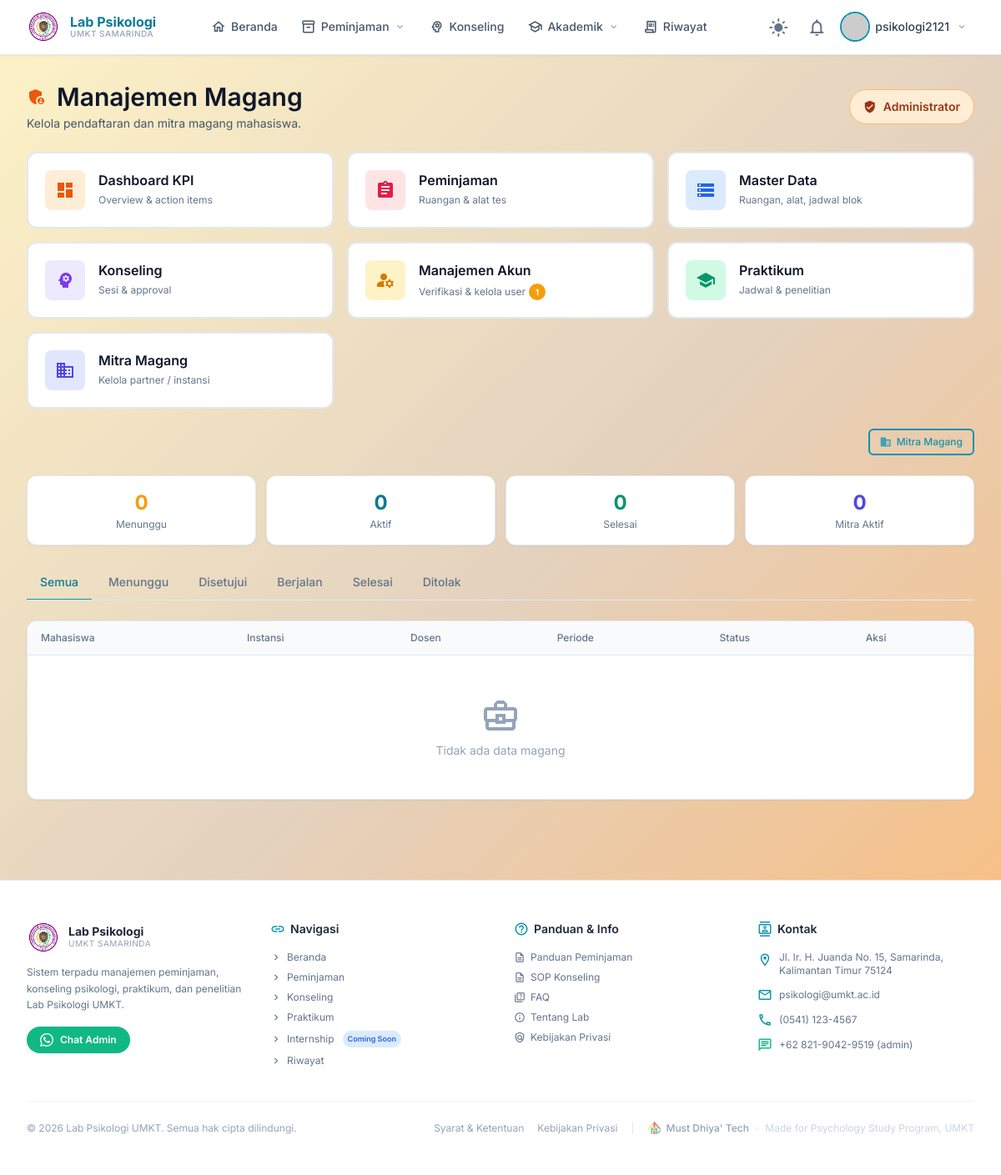
/admin-panel/internship/ (signed in), run on an earlier commit of the app's database.
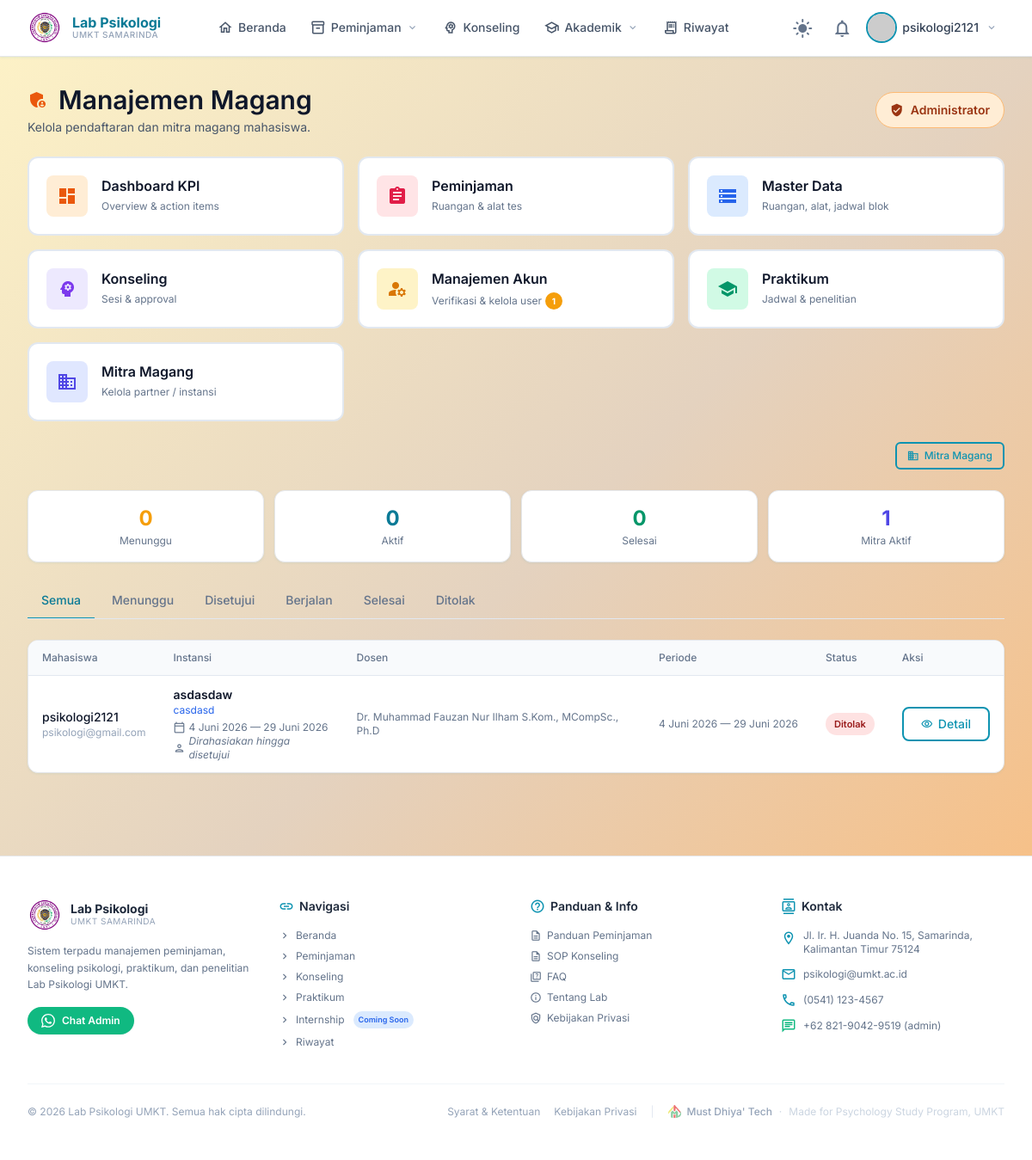
And on a later commit of the database.
### internship/models.py (models this page shows, shortened)
class InternshipRequest(TimeStampedModel):
    STATUS_CHOICES = (
        ('pending', 'Menunggu'),
        ('approved', 'Disetujui'),
        ('ongoing', 'Berjalan'),
        ('completed', 'Selesai'),
        ('rejected', 'Ditolak'),
    )
    student = models.ForeignKey(
        User,
        on_delete=models.CASCADE,
        related_name='internship_requests',
        verbose_name='Mahasiswa'
    )
    partner = models.ForeignKey(
        InternshipPartner,
        on_delete=models.SET_NULL,
        null=True, blank=True,
        verbose_name='Mitra Magang'
    )
    partner_name = models.CharField(max_length=200, blank=True, verbose_name='Nama Instansi')
    partner_address = models.TextField(blank=True, verbose_name='Alamat Instansi')
    partner_field = models.CharField(max_length=100, blank=True, verbose_name='Bidang Magang')
    supervisor_name = models.CharField(max_length=150, verbose_name='Supervisor Lapangan')
    supervisor_phone = models.CharField(max_length=20, verbose_name='No. HP Supervisor')
    start_date = models.DateField(verbose_name='Tanggal Mulai')
    end_date = models.DateField(verbose_name='Tanggal Selesai')
    total_days = models.PositiveIntegerField(default=0, verbose_name='Total Hari Magang')
    lecturer = models.ForeignKey(
        Lecturer,
        on_delete=models.SET_NULL,
        null=True,
        blank=True,
        related_name='internships',
        verbose_name='Dosen Pembimbing'
    )
    status = models.CharField(max_length=20, choices=STATUS_CHOICES, default='pending')
    approved_by = models.ForeignKey(
        User,
        on_delete=models.SET_NULL,
        null=True, blank=True,
        related_name='approved_internships'
    )
    approved_at = models.DateTimeField(null=True, blank=True)
    intro_letter = models.FileField(
        upload_to='internship/docs/',
        blank=True, null=True,
        verbose_name='Surat Pengantar'
    )
    final_report = models.FileField(
        upload_to='internship/reports/',
        blank=True, null=True,
        verbose_name='Laporan Akhir'
    )
    assessment = models.FileField(
        upload_to='internship/assessments/',
        blank=True, null=True,
        verbose_name='Penilaian Supervisor'
    )
    class Meta:
        ordering = ['-created_at']
        verbose_name = 'Pendaftaran Magang'
        verbose_name_plural = 'Pendaftaran Magang'

### accounts/models.py (models this page shows, shortened)
class User(AbstractUser):
    ROLE_CHOICES = (
        ('mahasiswa', 'Mahasiswa'),
        ('dosen', 'Dosen'),
        ('laboran', 'Laboran/Admin'),
        ('eksternal', 'Eksternal'),
    )
    USER_TYPE_CHOICES = (
        ('umkt', 'UMKT'),
        ('non_umkt', 'Non-UMKT / Umum'),
    )
    rejection_reason = models.TextField(
        blank=True, null=True,
        verbose_name='Alasan Penolakan'
    )
    rejected_at = models.DateTimeField(blank=True, null=True)
    rejected_by = models.ForeignKey(
        'self',
        on_delete=models.SET_NULL,
        null=True, blank=True,
        related_name='rejected_users',
        verbose_name='Ditolak oleh'
    )
    email = models.EmailField(_('email address'), unique=True)
    role = models.CharField(max_length=20, choices=ROLE_CHOICES, default='mahasiswa')
    user_type = models.CharField(max_length=10, choices=USER_TYPE_CHOICES, default='umkt')
    nim_nip = models.CharField(max_length=20, blank=True, null=True, verbose_name='NIM/NIP')
    prodi = models.CharField(max_length=100, blank=True, null=True, verbose_name='Program Studi')
    angkatan = models.PositiveSmallIntegerField(blank=True, null=True, verbose_name='Angkatan')
    instansi = models.CharField(max_length=200, blank=True, null=True)
    phone = models.CharField(max_length=20, blank=True, null=True)
    avatar = models.ImageField(upload_to='avatars/', blank=True, null=True)
    ktm_photo = models.ImageField(upload_to='ktm/', blank=True, null=True, verbose_name='Foto KTM/KTP')
    is_verified = models.BooleanField(default=False)
    verified_at = models.DateTimeField(blank=True, null=True)
    verified_by = models.ForeignKey(
        'self',
        on_delete=models.SET_NULL,
        null=True, blank=True,
        related_name='verified_users',
        verbose_name='Diverifikasi oleh'
    )
    created_at = models.DateTimeField(auto_now_add=True)
    updated_at = models.DateTimeField(auto_now=True)
    USERNAME_FIELD = 'email'
    REQUIRED_FIELDS = ['username', 'first_name', 'last_name']
    class Meta:
        ordering = ['-created_at']
        verbose_name = 'User'
        verbose_name_plural = 'Users'
    def get_full_name(self):
        return f"{self.first_name} {self.last_name}".strip() or self.username
    @property
    def is_umkt(self):
        return self.user_type == 'umkt'

### research/models.py (models this page shows, shortened)
class Lecturer(TimeStampedModel):
    FOCUS_CHOICES = (
        ('klinis',       'Psikologi Klinis'),
        ('perkembangan', 'Psikologi Perkembangan'),
        ('sosial',       'Psikologi Sosial'),
        ('industri',     'Psikologi Industri & Organisasi'),
        ('agama',   'Psikologi Islam'),
        ('pendidikan',   'Psikologi Pendidikan'),
        ('umum',         'Umum'),
    )
    name         = models.CharField(max_length=200, verbose_name='Nama Dosen')
    nip          = models.CharField(max_length=50, blank=True, null=True, verbose_name='NIP')
    focus        = models.CharField(max_length=20, choices=FOCUS_CHOICES, verbose_name='Bidang Fokus')
    email        = models.EmailField(blank=True, null=True)
    phone        = models.CharField(max_length=20, blank=True, null=True)
    photo        = models.ImageField(upload_to='lecturers/', blank=True, null=True)
    bio          = models.TextField(blank=True, null=True, verbose_name='Deskripsi Singkat')
    is_active    = models.BooleanField(default=True)
    class Meta:
        ordering = ['focus', 'name']
        verbose_name = 'Dosen'
        verbose_name_plural = 'Dosen'

### internship/admin_views.py (the view)
# urls.py: path('',                            admin_views.InternshipAdminListView.as_view(),   name='admin-internship-list'),
class InternshipAdminListView(AdminRequiredMixin, View):
    def get(self, request):
        status_filter = request.GET.get('status', 'all')
        qs = InternshipRequest.objects.select_related(
            'student', 'lecturer', 'partner'
        ).order_by('-created_at')
        if status_filter != 'all':
            qs = qs.filter(status=status_filter)
        ctx = {
            'internship_list': qs,
            'status_filter':   status_filter,
            'status_tabs': [
                ('all', 'Semua'), ('pending', 'Menunggu'),
                ('approved', 'Disetujui'), ('ongoing', 'Berjalan'),
                ('completed', 'Selesai'), ('rejected', 'Ditolak'),
            ],
            'internship_stats': {
                'pending':   InternshipRequest.objects.filter(status='pending').count(),
                'ongoing':   InternshipRequest.objects.filter(status__in=['approved','ongoing']).count(),
                'completed': InternshipRequest.objects.filter(status='completed').count(),
                'partners':  InternshipPartner.objects.filter(is_active=True).count(),
            },
        }
        return render(request, 'admin/internship_list.html', ctx)

### core/context_processors.py (called while the page is built)
def media_url(request):
    return {
        'MEDIA_URL': settings.MEDIA_URL,
    }

### internship/admin_views.py (called while the page is built)
    def test_func(self):
        return self.request.user.is_staff

### konseling/context_processors.py (called while the page is built)
def admin_stats(request):
    if not request.user.is_authenticated or not request.user.is_staff:
        return {}
    return {
        'stats': {
            'peminjaman_pending': RoomBooking.objects.filter(status='pending').count(),
            'tool_pending':       ToolRental.objects.filter(status='pending').count(),
            'konseling_pending':  KonselingSession.objects.filter(status='pending').count(),
            'penelitian_pending': ResearchRequest.objects.filter(status='pending').count(),
            'akun_pending':       User.objects.filter(is_active=False, is_verified=False)
                                      .exclude(is_superuser=True).count(),
        }
    }

### templates/admin/internship_list.html (shortened to what the changed rows need)
{% extends "admin_shell.html" %}
{% block page_heading %}Manajemen Magang{% endblock %}
{% block admin_content %}
<div class="grid grid-cols-2 sm:grid-cols-4 gap-3 mb-6">
  {% with s=internship_stats %}
  <a href="{% url 'admin-partner-list' %}" class="card p-4 text-center hover:shadow-md transition-shadow">
    <p class="text-2xl font-bold text-indigo-600">{{ s.partners }}</p>
    <p class="text-xs text-slate-500 mt-0.5">Mitra Aktif</p>
  </a>
  {% endwith %}
</div>
<div class="flex gap-1 mb-4 border-b border-slate-200 dark:border-slate-700 overflow-x-auto">
  {% for val, label in status_tabs %}
  <a href="?status={{ val }}"
     class="px-4 py-2.5 text-sm font-medium whitespace-nowrap border-b-2 -mb-px transition-colors
       {% if status_filter == val %}border-primary-500 text-primary-600 dark:text-primary-400
       {% else %}border-transparent text-slate-500 hover:text-slate-700{% endif %}">
    {{ label }}
  </a>
  {% endfor %}
</div>
<div class="card overflow-hidden">
  <table class="w-full text-sm">
    <thead class="bg-slate-50 dark:bg-slate-700/50 border-b border-slate-200 dark:border-slate-700">
      <tr>
        <th class="px-4 py-3 text-left font-medium text-slate-500 text-xs">Mahasiswa</th>
        <th class="px-4 py-3 text-left font-medium text-slate-500 text-xs">Instansi</th>
        <th class="px-4 py-3 text-left font-medium text-slate-500 text-xs">Dosen</th>
        <th class="px-4 py-3 text-left font-medium text-slate-500 text-xs">Periode</th>
        <th class="px-4 py-3 text-left font-medium text-slate-500 text-xs">Status</th>
        <th class="px-4 py-3 text-left font-medium text-slate-500 text-xs">Aksi</th>
      </tr>
    </thead>
    <tbody class="divide-y divide-slate-100 dark:divide-slate-700">
      {% for req in internship_list %}
      <tr class="hover:bg-slate-50 dark:hover:bg-slate-700/30 transition-colors" id="row-{{ req.id }}">
        <td class="px-4 py-3">
          <p class="font-medium text-slate-900 dark:text-slate-100">{{ req.student.get_full_name }}</p>
          <p class="text-xs text-slate-400">{{ req.student.email }}</p>
        </td>
        <td class="px-4 py-3">
          <div>
  <p class="font-semibold text-sm text-slate-900 dark:text-slate-100">
    {% if req.partner_name %}
      {{ req.partner_name }}
    {% elif req.partner %}
      {{ req.partner.name }}
    {% else %}
      Mitra belum tersedia
    {% endif %}
  </p>
  <p class="text-xs text-blue-600 dark:text-blue-400">
    {% if req.partner_field %}
      {{ req.partner_field }}
    {% elif req.partner and req.partner.field %}
      {{ req.partner.field }}
    {% else %}
      Bidang belum tersedia
    {% endif %}
  </p>
  <p class="text-xs text-slate-500 dark:text-slate-400 mt-1 flex items-center gap-1">
    <span class="material-icons-outlined mat-xs">calendar_today</span>
    {{ req.start_date }} — {{ req.end_date }}
  </p>
  <p class="text-xs text-slate-500 dark:text-slate-400 flex items-center gap-1">
    <span class="material-icons-outlined mat-xs">person</span>
    {% if req.status == 'approved' or req.status == 'ongoing' or req.status == 'completed' %}
      {% if req.lecturer %}
        {{ req.lecturer.name }}
      {% else %}
        <span class="italic">Dosen belum ditentukan</span>
      {% endif %}
    {% else %}
      <span class="italic">Dirahasiakan hingga disetujui</span>
    {% endif %}
  </p>
</div>
        </td>
        <td class="px-4 py-3 text-xs text-slate-500">{{ req.lecturer.name }}</td>
        <td class="px-4 py-3 text-xs text-slate-500 whitespace-nowrap">
          {{ req.start_date }} — {{ req.end_date }}
        </td>
        <td class="px-4 py-3">
          <span class="badge
            {% if req.status == 'pending' %}badge-warning
            {% elif req.status == 'approved' %}badge-success
            {% elif req.status == 'ongoing' %}badge-primary
            {% elif req.status == 'completed' %}badge-gray
            {% elif req.status == 'rejected' %}badge-danger{% endif %}">
            {{ req.get_status_display }}
          </span>
        </td>
        <td class="px-4 py-3">
          <div class="flex gap-2 flex-wrap">
            <button onclick="openInternshipDetail({{ req.id }})"
                    class="btn btn-xs btn-outline">
              <span class="material-icons-outlined mat-xs">visibility</span>Detail
            </button>
          </div>
        </td>
      </tr>
      {% empty %}
      <tr>
        <td colspan="6" class="px-4 py-12 text-center text-slate-400">
          <span class="material-icons-outlined mat-xl block mb-2">business_center</span>
          Tidak ada data magang
        </td>
      </tr>
      {% endfor %}
    </tbody>
  </table>
</div>
{% endblock %}

What changed in the data, as far as the page shows it:
added InternshipRequest: student.get_full_name "psikologi2121", student.email "psikologi@gmail.com", partner_name "asdasdaw", partner_field "casdasd", start_date "4 Juni 2026", end_date "29 Juni 2026", shows "Dirahasiakan hingga disetujui", lecturer.name "Dr. Muhammad Fauzan Nur Ilham S.Kom., MCompSc., Ph.D", status "Ditolak"
Also different on the page:
{{ s.partners }}: "0" → "1"
text no longer shown: "business_center Tidak ada data magang"
